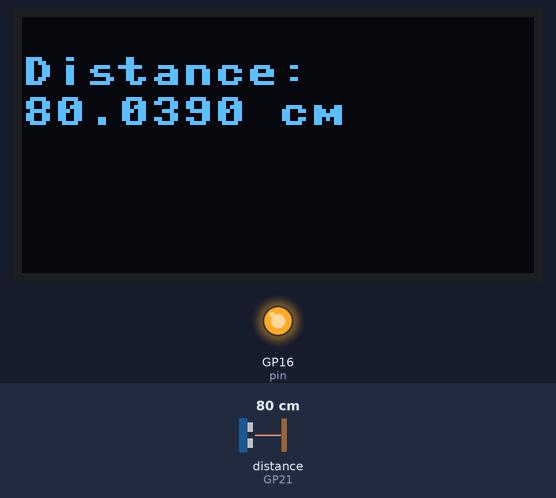
This program was run on a simulated Raspberry Pi Pico running MicroPython. On the bench: 128×64 one-colour display, output pins drawn as LEDs (lit = HIGH). The inputs (shaded band) are chosen by the test bench; at power-on: distance to the obstacle (sensor on GP21) 80 cm. The echo pulse lasts 58.3 µs per cm; pins used as bus, display or sensor lines are not drawn.

Above: at 1.2 s.
1.3 s: distance to the obstacle (sensor on GP21) set to 2 cm
At 2.6 s:
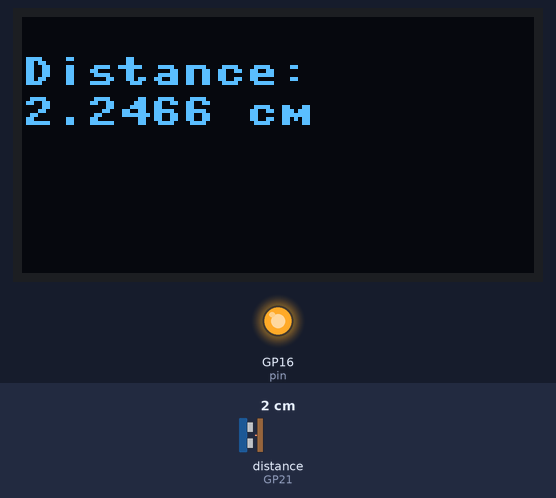
2.9 s: distance to the obstacle (sensor on GP21) set to 4 cm
At 4.2 s:
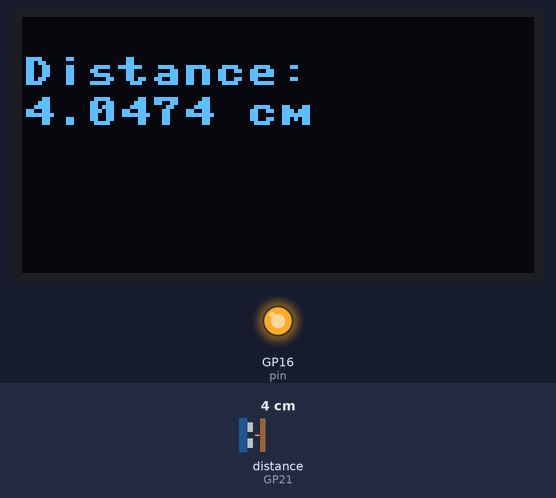
4.5 s: distance to the obstacle (sensor on GP21) set to 9 cm
At 5.9 s:
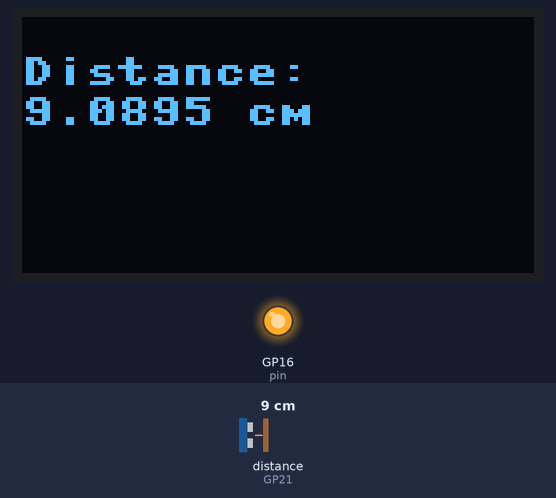
Timing chart, 0 to 7.5 s (numbered marks = the images above; inputs shaded):
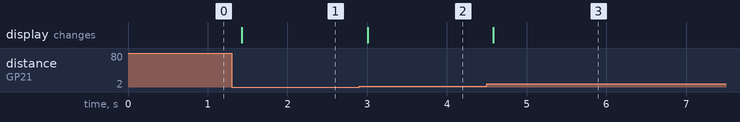

Measured:
- after the input at 1.3 s, the display: changes after 0.13 s (image 1)
- after the input at 2.9 s, the display: changes after 0.10 s (image 2)
- after the input at 4.5 s, the display: changes after 0.08 s (image 3)

The program:

ultrasonic.py
```python
import machine
from machine import Pin, SoftI2C
import ssd1306
import utime


i2c = machine.SoftI2C(scl=machine.Pin(5), sda=machine.Pin(4))
pin = machine.Pin(16, machine.Pin.OUT)
pin.value(0)  # set GPIO16 low to reset OLED
pin.value(1)  # while OLED is running, must set GPIO16 in high
oled_width = 128 # different width & height size's for different oled's 128 * 32 / 128 * 64
oled_height = 64
oled = ssd1306.SSD1306_I2C(oled_width, oled_height, i2c)

trigger = Pin(20, Pin.OUT)


echo = Pin(21, Pin.IN)


def ultra():


    trigger.low()


    utime.sleep_us(2)


    trigger.high()


    utime.sleep_us(5)


    trigger.low()


    while echo.value() == 0:


        signaloff = utime.ticks_us()


    while echo.value() == 1:


        signalon = utime.ticks_us()


    timepassed = signalon - signaloff


    distance = (timepassed * 0.0343) / 2


    return distance


while True:


    # Measure the distance


    distance_cm = ultra()


    # Update the OLED display


    oled.fill(0)


    oled.text("Distance:",0,10,1) # 0 x position goes upto 128, 10-y position goes upto 32/64 rows, 0or1 for color on/off


    oled.text("{:.4f} cm".format(distance_cm), 0, 20)


    oled.show()


    # Wait for a short interval before taking the next measurement


    utime.sleep(0.2)
```
